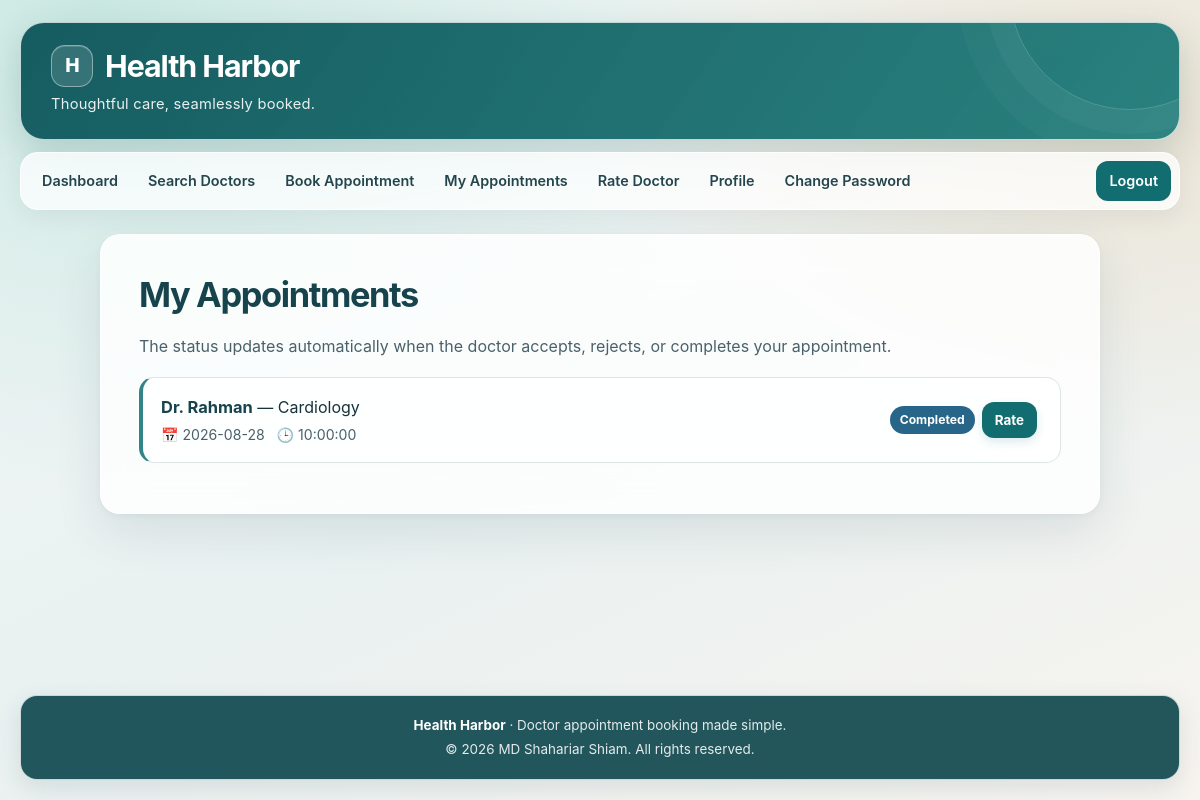
Screenshot of /View/my_appointments.php (signed in) with the database file from the repository.
### tables this page shows
CREATE TABLE IF NOT EXISTS appointments (
    id         INT AUTO_INCREMENT PRIMARY KEY,
    patient_id INT NOT NULL,
    doctor_id  INT NOT NULL,
    slot_id    INT DEFAULT NULL UNIQUE,
    appt_date  DATE NOT NULL,
    appt_time  TIME NOT NULL,
    reason     VARCHAR(255),
    status     ENUM('Pending','Accepted','Rejected','Completed','Cancelled') NOT NULL DEFAULT 'Pending',
    notes      TEXT DEFAULT NULL,
    created_at TIMESTAMP DEFAULT CURRENT_TIMESTAMP,
    FOREIGN KEY (patient_id) REFERENCES users(id) ON DELETE CASCADE,
    FOREIGN KEY (doctor_id) REFERENCES users(id) ON DELETE CASCADE,
    FOREIGN KEY (slot_id, doctor_id) REFERENCES slots(id, doctor_id) ON DELETE RESTRICT
);

CREATE TABLE IF NOT EXISTS users (
    id        INT AUTO_INCREMENT PRIMARY KEY,
    name      VARCHAR(100) NOT NULL,
    email     VARCHAR(100) NOT NULL UNIQUE,
    password  VARCHAR(255) NOT NULL,
    phone     VARCHAR(20),
    role      ENUM('patient','doctor','admin') NOT NULL DEFAULT 'patient',
    specialty VARCHAR(100) DEFAULT NULL,
    status    VARCHAR(20) NOT NULL DEFAULT 'pending'
);

### Model/db.php (called while the page is built, shortened)
<?php
class db {
    function getPatientAppointments($connection, $patient_id) {
        $patient_id = (int)$patient_id;
        $sql = "SELECT a.id, a.appt_date, a.appt_time, a.status, u.name AS doctor_name, u.specialty
                FROM appointments a JOIN users u ON a.doctor_id = u.id
                WHERE a.patient_id = ".$patient_id." ORDER BY a.id DESC";
        return $connection->query($sql);
    }
}
?>

### View/my_appointments.php (the view, shortened to what this page needs)
<?php
include "../Model/db.php";
$database   = new db();
$connection = $database->connection();
$appts      = $database->getPatientAppointments($connection, (int)$_SESSION["user_id"]);
function badge_class($s) {
    if ($s === "Completed") return "done";
    return "no";
}
?>
<!DOCTYPE html>
<html lang="en-US">
<head>
    <link rel="stylesheet" href="../Design/Style.css">
</head>
<body>
    <div class="header">
        <h2>Health Harbor</h2>
        <p>Thoughtful care, seamlessly booked.</p>
    </div>
    <div class="topnav">
      <a href="patient_dashboard.php">Dashboard</a>
      <a href="search_doctors.php">Search Doctors</a>
      <a href="book_appointment.php">Book Appointment</a>
      <a href="my_appointments.php">My Appointments</a>
      <a href="rate_doctor.php">Rate Doctor</a>
      <a href="profile.php">Profile</a>
      <a href="change_password.php">Change Password</a>
      <a class="right" href="logout.php">Logout</a>
    </div>
    <div class="container">
        <h1>My Appointments</h1>
        <p class="lead">The status updates automatically when the doctor accepts, rejects, or completes your appointment.</p>
        <ul class="appt-list">
            <?php if ($appts && $appts->num_rows > 0): ?>
                <?php while ($a = $appts->fetch_assoc()): $s = $a['status']; ?>
                    <li>
                        <div class="appt-main">
                            <strong><?php echo htmlspecialchars($a['doctor_name']); ?></strong><?php echo $a['specialty'] ? " — ".htmlspecialchars($a['specialty']) : ""; ?>
                            <div class="appt-meta">📅 <?php echo htmlspecialchars($a['appt_date']); ?> &nbsp; 🕒 <?php echo htmlspecialchars($a['appt_time']); ?></div>
                        </div>
                        <div class="appt-side">
                            <span class="badge <?php echo badge_class($s); ?>"><?php echo htmlspecialchars($s); ?></span>
                            <?php if ($s === "Pending" || $s === "Accepted"): ?>
                                <form method="post" action="../Controller/BookingController.php" style="display:inline">
                                    <input type="hidden" name="csrf_token" value="<?php echo htmlspecialchars(csrf_token()); ?>">
                                    <input type="hidden" name="action" value="cancel">
                                    <input type="hidden" name="id" value="<?php echo (int)$a['id']; ?>">
                                    <button class="btn small btn-danger" type="submit">Cancel</button>
                                </form>
                            <?php elseif ($s === "Completed"): ?>
                                <a class="btn small" href="rate_doctor.php">Rate</a>
                            <?php endif; ?>
                        </div>
                    </li>
                <?php endwhile; ?>
            <?php else: ?>
                <li class="empty">You have no appointments yet. <a href="book_appointment.php">Book one now</a>.</li>
            <?php endif; ?>
        </ul>
    </div>
    <?php include "footer.php"; ?>
</body>
</html>

### rows the page displays
appointments: users.name "Dr. Rahman", users.specialty "Cardiology", appt_date "2026-08-28", appt_time "10:00:00", status "Completed", shows "Rate"
